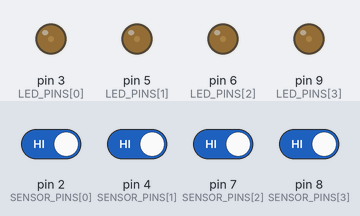
This sketch was run on a simulated Arduino Nano, built with avr-gcc and run on an emulated ATmega328P. Shown: output pins drawn as LEDs (lit = HIGH). The inputs (shaded band) are chosen by the test bench; at power-on: pin 2 (SENSOR_PINS[0]), pin 4 (SENSOR_PINS[1]), pin 7 (SENSOR_PINS[2]), pin 8 (SENSOR_PINS[3]) HIGH.

Above: at 1.2 s.
1.3 s: pin 2 (SENSOR_PINS[0]) driven LOW
At 2.5 s:
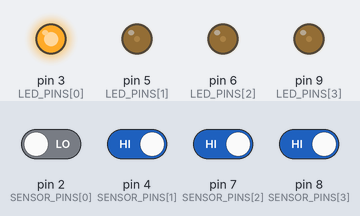
2.8 s: pin 4 (SENSOR_PINS[1]) driven LOW
At 3.5 s:
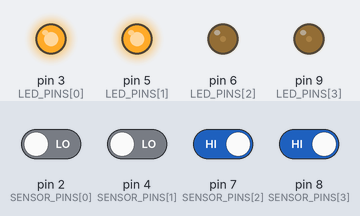
4.3 s: pin 7 (SENSOR_PINS[2]) driven LOW
At 4.8 s:
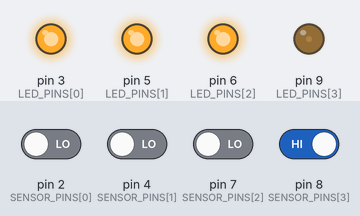
5.8 s: pin 8 (SENSOR_PINS[3]) driven LOW
At 7.0 s:
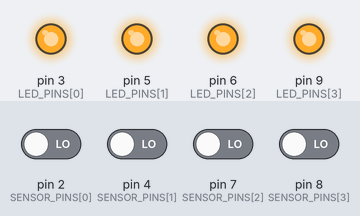
7.3 s: pin 2 (SENSOR_PINS[0]) driven HIGH
At 10.1 s:
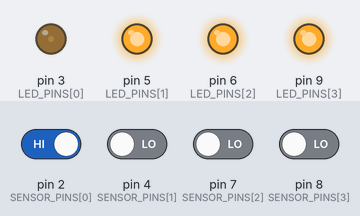
10.3 s: pin 4 (SENSOR_PINS[1]) driven HIGH
At 12.9 s:
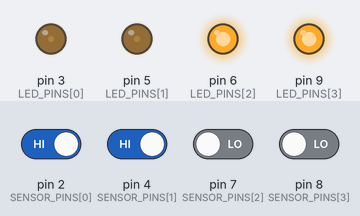
Timing chart, 0 to 14.3 s (numbered marks = the images above; inputs shaded):
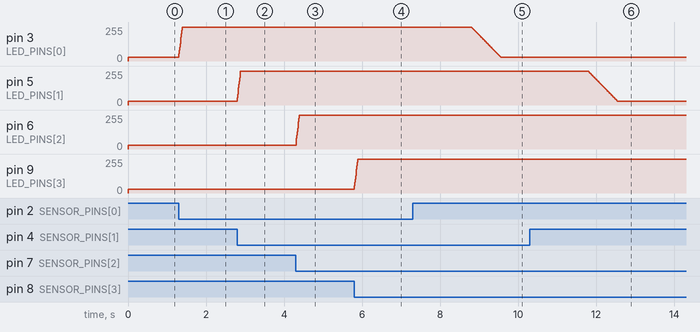

The sketch:

smart_pedestrian_walkway.ino
```cpp
/*
  Smart Pedestrian Walkway
  Arduino Nano + 4 IR obstacle sensors + 4 white LEDs

  Four LEDs act as street lights along a pedestrian walkway. At rest they
  glow dimly. When a pedestrian passes an IR sensor, the LED belonging to
  that sensor fades up to full brightness, stays bright for a short time
  after the last detection, then fades back to the dim level.

  Brightness is controlled with PWM (analogWrite), so every LED must be
  connected to a PWM-capable pin. On the Arduino Nano these are D3, D5,
  D6, D9, D10 and D11.
*/

const uint8_t NUM_LIGHTS = 4;

// One IR sensor and one LED per light position (left to right).
const uint8_t SENSOR_PINS[NUM_LIGHTS] = {2, 4, 7, 8};
const uint8_t LED_PINS[NUM_LIGHTS]    = {3, 5, 6, 9};   // PWM pins

// Most IR obstacle-sensor modules pull their output LOW when an object is
// detected. Set to false if your module outputs HIGH on detection.
const bool SENSOR_ACTIVE_LOW = true;

// Brightness levels (0 to 255).
const uint8_t DIM_LEVEL    = 30;    // idle brightness
const uint8_t BRIGHT_LEVEL = 255;   // brightness when a pedestrian is detected

// Timing.
const unsigned long HOLD_TIME_MS       = 1500;  // stay bright after the last detection
const unsigned long UPDATE_INTERVAL_MS = 10;    // how often the fade is updated

// Fade speed (brightness change per update).
const uint8_t FADE_UP_STEP   = 25;  // fast rise
const uint8_t FADE_DOWN_STEP = 3;   // slow fall

uint8_t brightness[NUM_LIGHTS];
unsigned long lastDetected[NUM_LIGHTS];
bool holding[NUM_LIGHTS];
unsigned long lastUpdate = 0;

bool personDetected(uint8_t i) {
  bool state = digitalRead(SENSOR_PINS[i]);
  return SENSOR_ACTIVE_LOW ? (state == LOW) : (state == HIGH);
}

void setup() {
  for (uint8_t i = 0; i < NUM_LIGHTS; i++) {
    pinMode(SENSOR_PINS[i], INPUT);
    pinMode(LED_PINS[i], OUTPUT);
    brightness[i] = DIM_LEVEL;
    lastDetected[i] = 0;
    holding[i] = false;
    analogWrite(LED_PINS[i], DIM_LEVEL);
  }
}

void loop() {
  unsigned long now = millis();

  if (now - lastUpdate < UPDATE_INTERVAL_MS) {
    return;
  }
  lastUpdate = now;

  for (uint8_t i = 0; i < NUM_LIGHTS; i++) {
    // Update the detection state for this light.
    if (personDetected(i)) {
      lastDetected[i] = now;
      holding[i] = true;
    } else if (holding[i] && (now - lastDetected[i] >= HOLD_TIME_MS)) {
      holding[i] = false;
    }

    // Choose the target brightness and fade towards it.
    int target = holding[i] ? BRIGHT_LEVEL : DIM_LEVEL;
    int level = brightness[i];

    if (level < target) {
      level = min(level + FADE_UP_STEP, target);
    } else if (level > target) {
      level = max(level - FADE_DOWN_STEP, target);
    }

    brightness[i] = level;
    analogWrite(LED_PINS[i], level);
  }
}
```

Measured:
- after the input at 1.3 s, pin 3 (LED_PINS[0]): moves from 30/255 to 255/255 over 0.08 s, starting at once
- after the input at 2.8 s, pin 5 (LED_PINS[1]): moves from 30/255 to 255/255 over 0.08 s, starting at once
- after the input at 4.3 s, pin 6 (LED_PINS[2]): moves from 30/255 to 255/255 over 0.08 s, starting at once
- after the input at 5.8 s, pin 9 (LED_PINS[3]): moves from 30/255 to 255/255 over 0.08 s, starting at once
- after the input at 7.3 s, pin 3 (LED_PINS[0]): moves from 255/255 to 30/255 over 0.74 s, starting after 1.5 s
- after the input at 10.3 s, pin 5 (LED_PINS[1]): moves from 255/255 to 30/255 over 0.74 s, starting after 1.5 s
